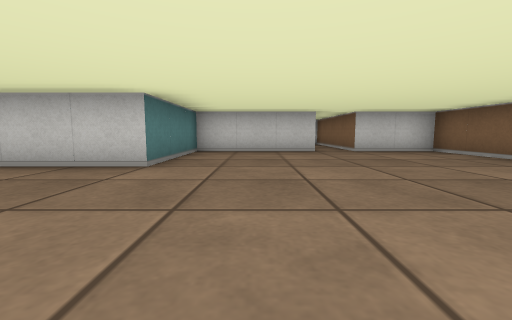
view 1 (above)

24 first-person views from a walk through a cub3D level. The camera is about half as high as the walls, tilts 6° down and sees 90° across. The floor is counted in squares. Each view is taken from the middle of a square. On the plan, view 1 faces up. The plan holds only what a view shows up to about 9 squares ahead; the rest is blank.

view 2
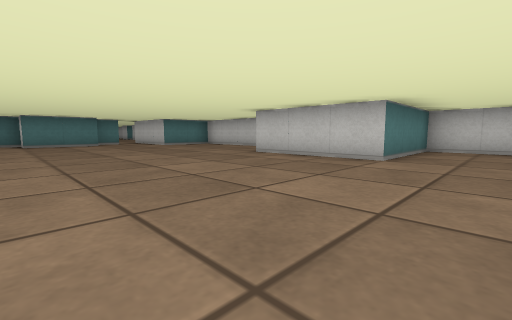

view 3
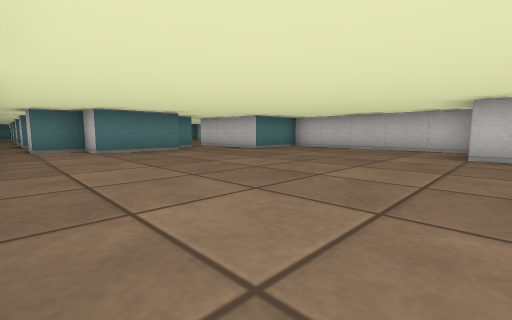

view 4
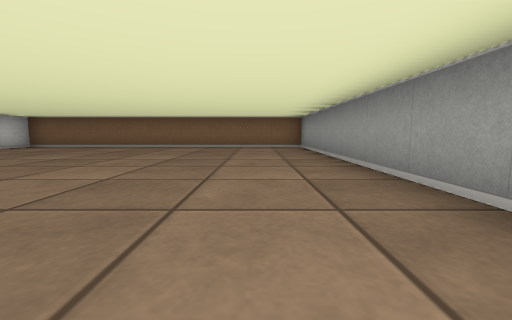

view 5
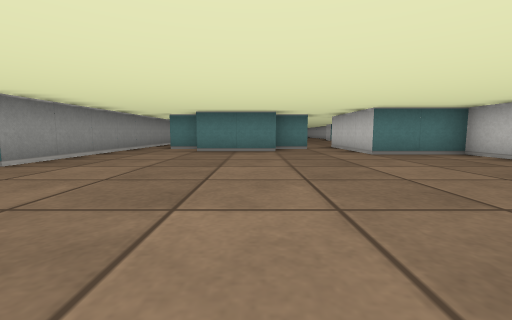

view 6
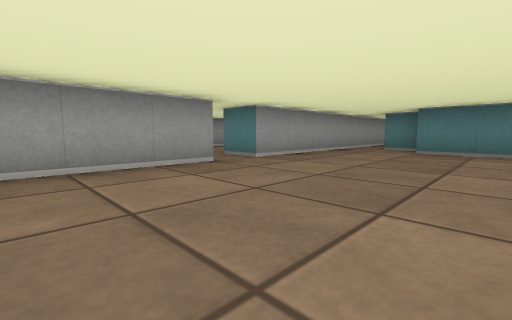

view 7
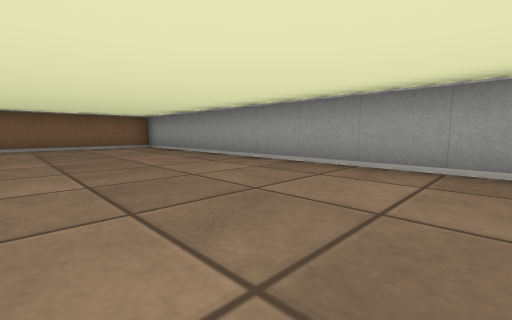

view 8
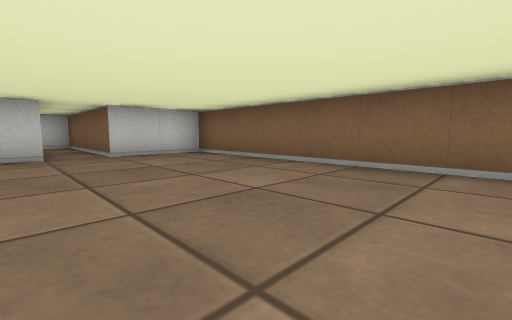

view 9
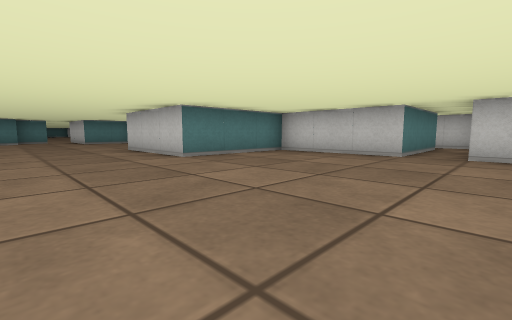

view 10
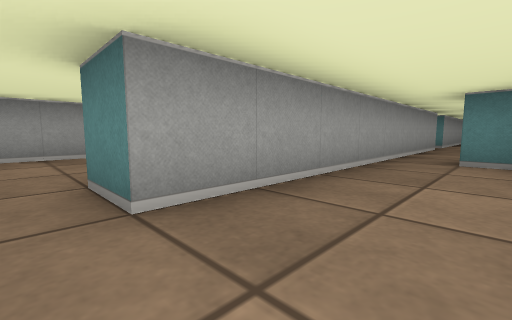

view 11
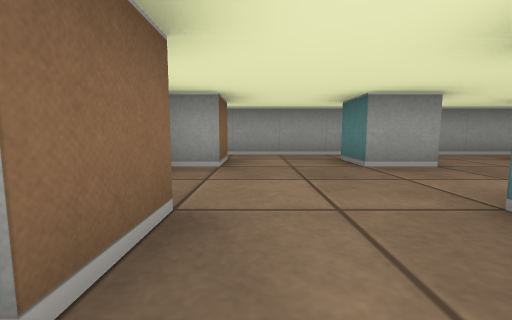

view 12
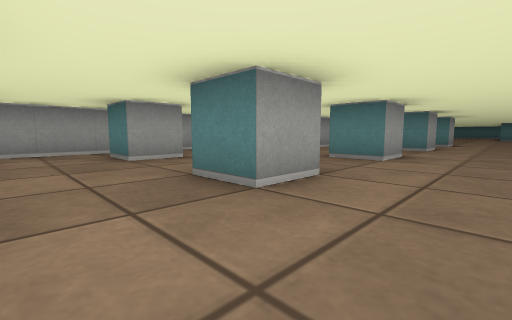

view 13
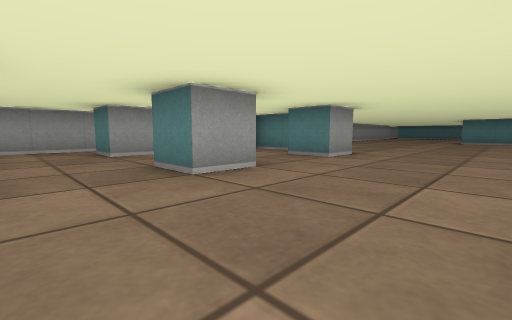

view 14
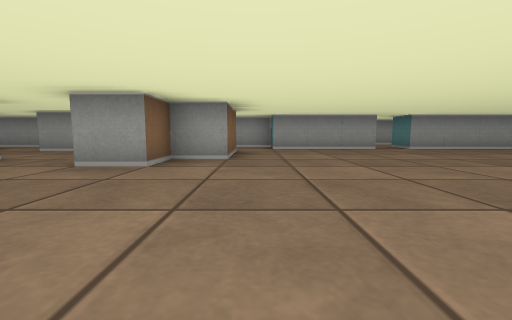

view 15
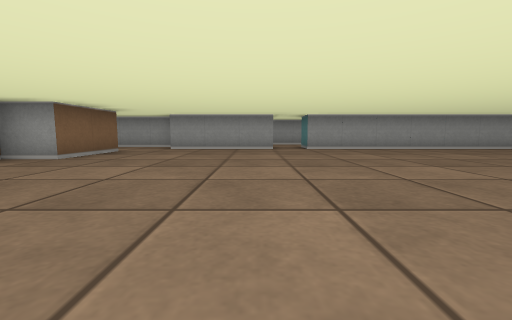

view 16
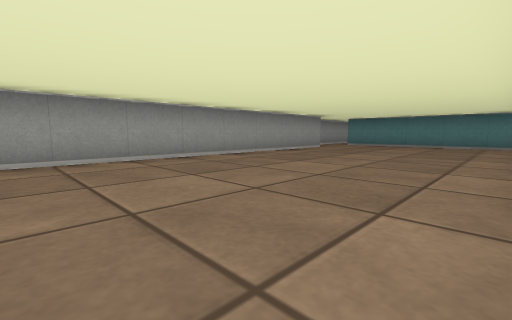

view 17
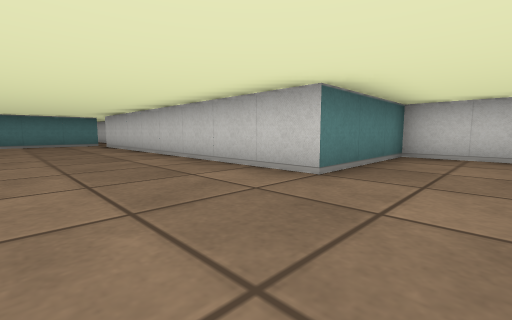

view 18
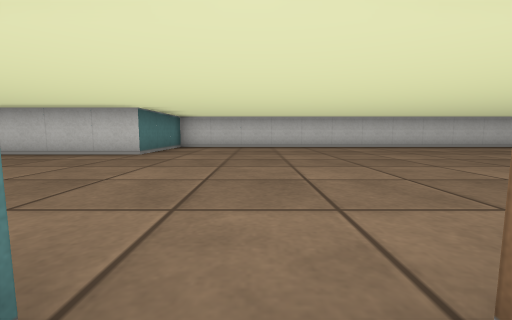

view 19
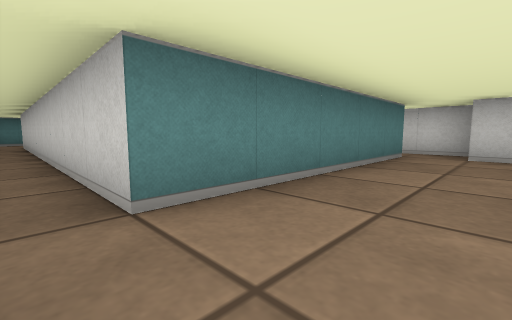

view 20
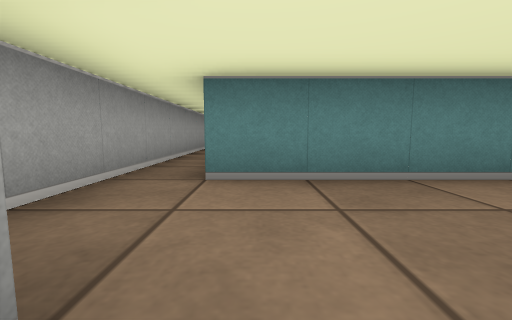

view 21
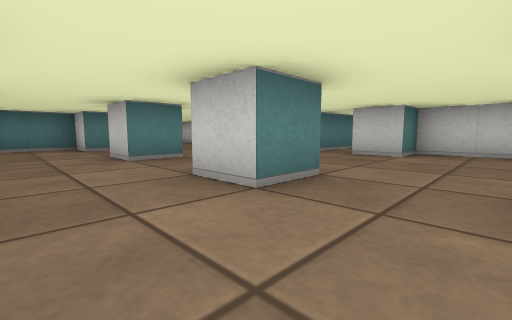

view 22
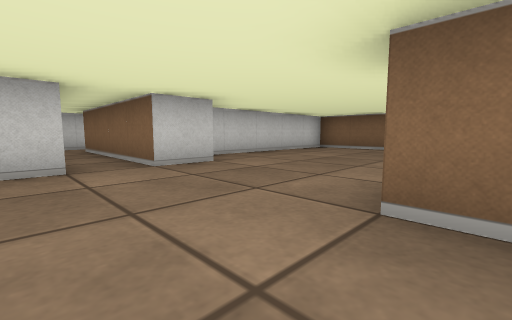

view 23
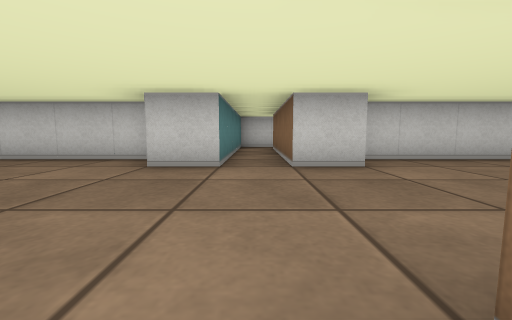

view 24
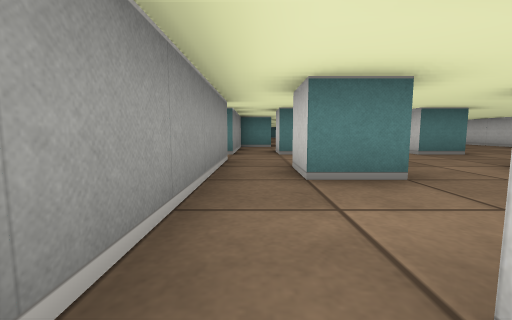

### Floor plan
Ten units are one square. View 1 is at (0, 0); x grows to the right and y downward. Boxes are objects, and circles mark ways between rooms. Rooms are numbered by the first view taken in them; rooms with no view inside come last. Other rooms are left out.
<svg viewBox="-510 -110 560 145">
<path fill="none" stroke="#000" d="M-46 -55 -95 -55 -95 -35 -125 -35M-66 25 45 25 45 -65 25 -65 25 -95M-105 -15 -105 5 -115 5 -115 15 -125 15M-115 -26 -115 -15M15 -95 15 -65 -15 -65 -15 -35 -45 -35M-125 25 -75 25M-255 5 -255 -15 -245 -15 -245 -25 -235 -25 -235 -15 -245 -15 -245 5M-296 15 -265 15 -265 25 -235 25M-235 15 -245 15M-215 -25 -205 -25 -205 -15 -215 -15M-214 5 -205 5 -205 15 -215 15M-225 25 -165 25M-209 -65 -325 -65 -325 -35 -405 -35M-185 -19 -185 -25 -175 -25 -175 -15 -185 -15M-156 -25 -145 -25 -145 -15M-156 5 -145 5 -145 15 -155 15M-182 -105 -195 -105 -195 -55 -205 -55M-155 25 -125 25M-396 15 -305 15M-405 -45 -419 -45M-125 -15 -125 -26M-415 -36 -415 15 -505 15M-125 -44 -125 -65 -175 -65 -175 -55 -185 -55 -185 -95M-125 15 -125 5 -115 5M-465 25 -405 25M-305 15 -305 25"/>
<circle cx="-115" cy="-30" r="3" fill="#2a7"/>
<circle cx="-120" cy="20" r="3" fill="#2a7"/>
<circle cx="-300" cy="20" r="3" fill="#2a7"/>
<text x="-30" y="-20">1</text>
<text x="-270" y="-20">2</text>
<text x="-300" y="30">3</text>
</svg>
Room 1 opens to room 2. Room 2 opens to room 3.

Where each view was taken, in squares from view 1:
view 1: 0 up, 0 right, facing up
view 2: 1 down, 0 right, facing up-left
view 3: 2 down, 4 left, facing up-left
view 4: 1 down, 4 left, facing right
view 5: 1 up, 4 left, facing left
view 6: 1 up, 4 left, facing down-left
view 7: 1 up, 4 left, facing down-right
view 8: 1 up, 1 right, facing up-right
view 9: 1 up, 3 right, facing up-left
view 10: 1 down, 7 left, facing down-left
view 11: 3 up, 13 left, facing down
view 12: 4 up, 13 left, facing down-left
view 13: 5 up, 19 left, facing down-left
view 14: 6 up, 26 left, facing down
view 15: 6 up, 29 left, facing down
view 16: 3 up, 32 left, facing down-left
view 17: 1 up, 31 left, facing up-left
view 18: 2 down, 30 left, facing up
view 19: 2 down, 40 left, facing up-left
view 20: 1 down, 39 left, facing left
view 21: 0 up, 16 left, facing up-left
view 22: 2 up, 20 left, facing up-right
view 23: 2 up, 19 left, facing up
view 24: 2 down, 18 left, facing left
